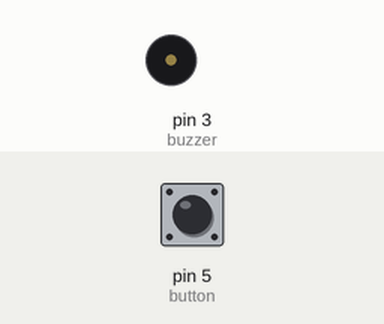
Bench run of a sketch on a simulated Arduino Uno, built with avr-gcc and run on an emulated ATmega328P. On the bench: buzzer (waves = sounding). The inputs (shaded band) are chosen by the test bench; at power-on: pin 5 (button) LOW.

Above: at 1.2 s.
1.3 s: pin 5 (button) pulled HIGH for 0.15 s
At 1.37 s:
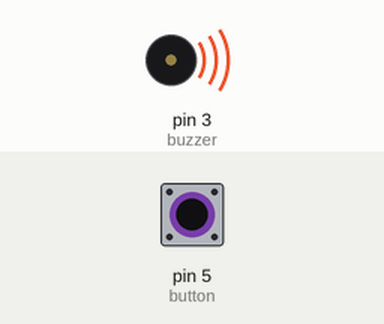
2.9 s: pin 5 (button) pulled HIGH for 3.2 s
At 6.7 s:
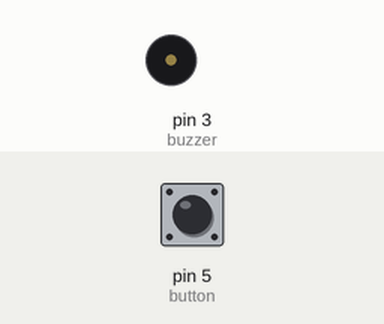
Timing chart, 0 to 8.2 s (numbered marks = the images above; inputs shaded):
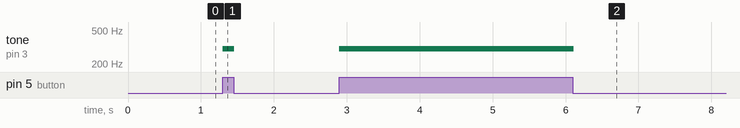

Measured:
- after the input at 1.3 s, tone on pin 3 (buzzer): silent → 300 Hz at once, → silent 0.16 s later
- after the input at 2.9 s, tone on pin 3 (buzzer): silent → 300 Hz at once, → silent 3.2 s later

The sketch:

piezo_buzzer.ino
```cpp
int button = 5;
int buzzer =  3;
int buttonValue = 0;
//int tone = random(100,200);

void setup() {
  // put your setup code here, to run once:

 Serial.begin(9600);
pinMode( button, INPUT);
pinMode(buzzer, OUTPUT);


}

void loop() {
  // put your main code here, to run repeatedly:


buttonValue = digitalRead(button);
if (buttonValue == HIGH) {
  digitalWrite(buzzer,HIGH);
    tone(3,300,10);
  }else {

  digitalWrite(buzzer, LOW);
  }

}
```
